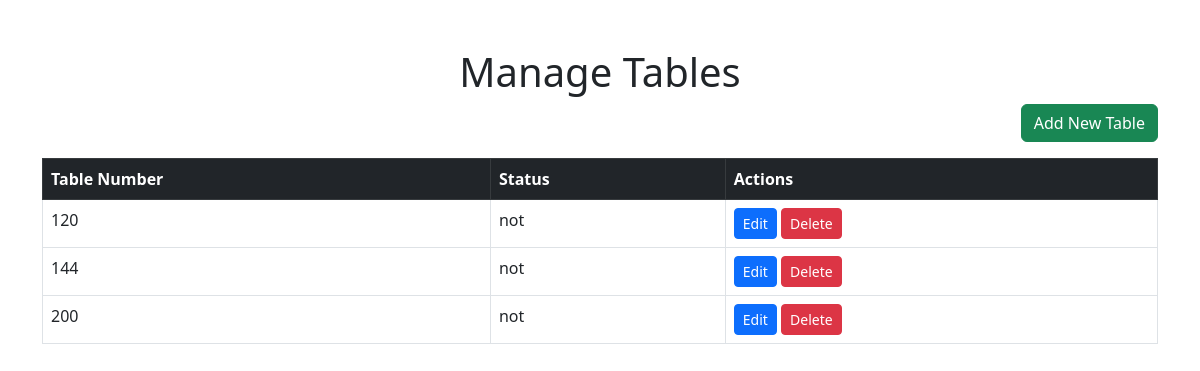
Screenshot of /manage_table.php (signed in) with the database file from the repository.
### tables this page shows
CREATE TABLE `tables` (
  `table_id` int(100) NOT NULL,
  `table_nr` int(100) NOT NULL,
  `status` enum('available','not') NOT NULL
);

### manage_table.php (the view, shortened to what this page needs)
<?php
$link = getDB();
$result = $link->query("SELECT * FROM tables");
$tables = $result ? $result->fetch_all(MYSQLI_ASSOC) : [];
?>
<!DOCTYPE html>
<html lang="en">
<head>
    <link href="https://cdn.jsdelivr.net/npm/bootstrap@5.3.0-alpha1/dist/css/bootstrap.min.css" rel="stylesheet">
</head>
<body>
    <div class="container mt-5">
        <h1 class="text-center">Manage Tables</h1>
        <div class="text-end mb-3">
            <button class="btn btn-success" data-bs-toggle="modal" data-bs-target="#tableModal" onclick="showModal('create')">Add New Table</button>
        </div>
        <table class="table table-bordered">
            <thead class="table-dark">
                <tr>
                    <th>Table Number</th>
                    <th>Status</th>
                    <th>Actions</th>
                </tr>
            </thead>
            <tbody>
                <?php foreach ($tables as $table): ?>
                    <tr>
                        <td><?= htmlspecialchars($table['table_nr']) ?></td>
                        <td><?= htmlspecialchars($table['status']) ?></td>
                        <td>
                            <button class="btn btn-primary btn-sm" data-bs-toggle="modal"
                                data-bs-target="#tableModal"
                                onclick="showModal('edit', <?= htmlspecialchars(json_encode($table)) ?>)">Edit</button>
                            <form method="POST" class="d-inline">
                                <button type="submit" class="btn btn-danger btn-sm"
                                    onclick="return confirm('Are you sure?')">Delete</button>
                            </form>
                        </td>
                    </tr>
                <?php endforeach; ?>
            </tbody>
        </table>
    </div>
</body>
</html>

### rows the page displays
tables: table_nr "120", status "not"
tables: table_nr "144", status "not"
tables: table_nr "200", status "not"
